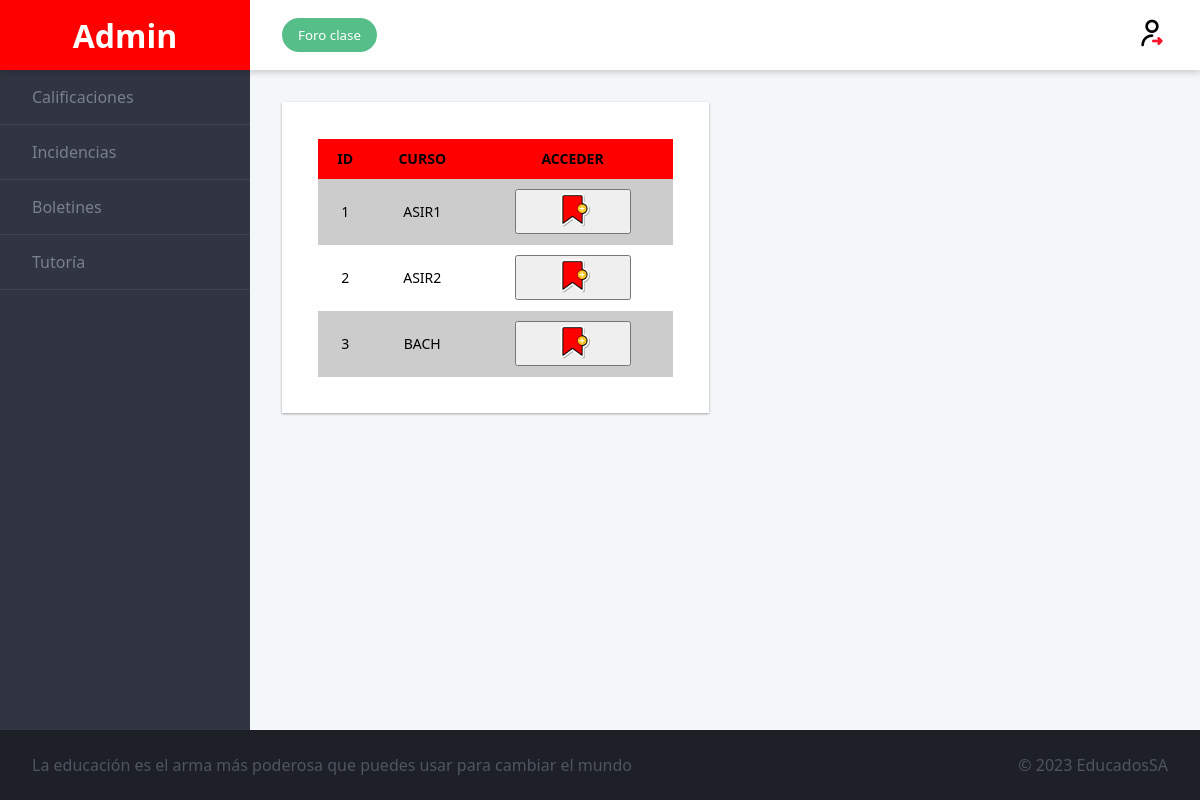
/profesor/calificaciones.php (signed in), run on the app's committed database.
### tables this page shows
CREATE TABLE `curso` (
  `id_curso` int(4) NOT NULL,
  `curso` varchar(50) DEFAULT NULL,
  `tutor` varchar(50) DEFAULT NULL
);

### profesor/calificaciones.php (the view, shortened to what this page needs)
<!DOCTYPE html>
<html lang="en">
	<head>
		<link rel="stylesheet" href="./style.css">
	</head>
	<body>
	<div class="admin">
	<header class="admin__header">
		<a href="profesorindex.php" class="logo">
		<?php echo "<h1>$_SESSION[nombre]</h1>"; ?>
		</a>
		<div class="toolbar">
		<button class="btn btn--primary">Foro clase</button>
		<a href="../cerrar_sesion.php" class="logout"><img src="./img/cerrar-sesion.png"></a>
		</div>
	</header>
	<nav class="admin__nav">
		<ul class="menu">
		<li class="menu__item">
			<a class="menu__link" href='./calificaciones.php'>Calificaciones</a>
		</li>
		<li class="menu__item">
			<a class="menu__link" href='./incidencias.php'>Incidencias</a>
		</li>
		<li class="menu__item">
			<a class="menu__link" href='./boletines.php'>Boletines</a>
		</li>
		<li class="menu__item">
			<a class="menu__link" href='./tutoria.php'>Tutoría</a>
		</li>
		</ul>
	</nav>
	<main class="admin__main">
		<div class="dashboard">
		<div class="dashboard__item">
			<div class="card">
			<?php
				$conexion = mysqli_connect("db", "root", "rootroot", "educados") or die("No se puede conectar con el servidor");
				$instruccion2 = "SELECT * FROM curso";
				$consulta = mysqli_query($conexion, $instruccion2) or die("Fallo en la consulta");
				$nfilas = mysqli_num_rows($consulta);
				if ($nfilas > 0) {
					print("<TABLE class='table'>\n");
					print("<TR>\n");
					print("<TH>ID</TH>\n");
					print("<TH>CURSO</TH>\n");
					print("<TH>ACCEDER</TH>\n");
					print("</TR>\n");
					while ($resultado = mysqli_fetch_array($consulta)) {
						print("<TR>\n");
						print("<TD>" . $resultado['id_curso'] . "</TD>\n");
						print("<TD>" . $resultado['curso'] . "</TD>\n");
						print("<TD><a href='calificaciones2.php?curso=" . urlencode($resultado['curso']) . "'><button id='boton_" . $resultado['id_curso'] . "' title='Notas' onclick='mostrarMenu(" . $resultado['id_curso'] . ")'><img src='./img/acceso.png' width='35%'></button></a></TD>\n");
						print("</TR>\n");
					}
					print("</TABLE>\n");
				} else {
					print("No hay cursos disponibles para este profesor.");
				}
			?>
			</div>
		</div>
		</div>
	</main>
	<footer class="admin__footer">
		<ul class="ticker">
		<li class="ticker__item">La educación es el arma más poderosa que puedes usar para cambiar el mundo</li>
		</ul>
		<span>
		&copy; 2023 EducadosSA
		</span>
	</footer>
	</div>
	</body>
</html>

### profesor/style.css (style rules this page uses)
* { box-sizing: border-box; margin: 0; font-family: 'Source Sans 3', 'Segoe UI', Tahoma, Geneva, Verdana, sans-serif; }
body { height: 100%; overflow-x: hidden; margin: 0; }
.admin { --spacing: 1rem; display: flex; flex-wrap: wrap; display: grid; height: 100vh; grid-template-rows: 70px 1fr 70px; grid-template-columns: 250px 1fr; grid-template-areas: "header header" "nav main" "footer footer"; }
.admin__header { display: flex; flex-basis: 100%; grid-area: header; height: 70px; background-color: #fff; box-shadow: 0 3px 6px rgba(0, 0, 0, 0.16); position: relative; }
.admin__nav { flex: 0 0 250px; grid-area: nav; background-color: #313541; }
.admin__main { flex: 1; grid-area: main; padding: var(--spacing); overflow-y: auto; overflow-x: hidden; -webkit-overflow-scrolling: touch; background-color: #f4f7fa; }
.admin__footer { display: flex; grid-area: footer; flex-basis: 100%; justify-content: space-between; align-items: center; height: 70px; padding: 0 var(--spacing); color: #4e5561; background-color: #1d2127; }
@media screen and (min-width: 48rem) { .admin { --spacing: 2rem; } }
.dashboard { --column-count: 2; display: flex; flex-wrap: wrap; margin: 0 calc(var(--spacing) * -0.5); display: grid; grid-template-columns: repeat(var(--column-count), 1fr); grid-gap: var(--spacing); }
.dashboard__item { flex: 1 1 50%; grid-column-end: span 2; padding: calc(var(--spacing) / 2); }
@media screen and (min-width: 48rem) { .dashboard { --column-count: 4; } }
a { color: #ff0000; text-decoration: none; }
img { max-width: 100%; height: auto; }
.logo { display: flex; flex: 0 0 250px; height: 70px; justify-content: center; align-items: center; position: relative; margin: 0; color: #fff; background-color: #ff0000; font-size: 1rem; }
.logo h1 { margin: 0; }
.toolbar { display: flex; flex: 1; justify-content: space-between; align-items: center; padding: 0 var(--spacing); }
.menu { list-style-type: none; padding: 0; }
.menu__item { border-bottom: 1px solid rgba(255, 255, 255, 0.07); }
.menu__link { display: block; padding: 1rem 2rem; color: #76808f; text-decoration: none; }
.card { height: 100%; padding: 1rem; font-size: 2rem; font-weight: 300; background-color: #fff; box-shadow: 0 1px 3px rgba(0, 0, 0, 0.12), 0 1px 2px rgba(0, 0, 0, 0.24); transition: all 0.3s cubic-bezier(0.25, 0.8, 0.25, 1); }
.btn { display: inline-block; border-radius: 5em; border: 0; padding: 0.5rem 1rem; white-space: nowrap; }
.btn--primary { color: #fff; background-color: #56bf89; }
.ticker { list-style-type: none; padding: 0; margin: 0; display: flex; flex-wrap: wrap; }
.ticker__item { margin-right: 1rem; }
table { width: 90%; border-collapse: collapse; border-spacing: 0; font-size: 14px; font-family: 'Source Sans 3', 'Segoe UI', Tahoma, Geneva, Verdana, sans-serif; text-align: center; margin: 20px auto; }
th, td { padding: 10px; vertical-align: center; border: 1px solid #41414100; }
th { background-color: #ff0000; font-weight: bold; }
tr:nth-child(even) td { background-color: #cccccc; }

### data on the page
curso: id_curso "1", curso "ASIR1"
curso: id_curso "2", curso "ASIR2"
curso: id_curso "3", curso "BACH"

### other printed values
$_SESSION[nombre] "Admin"
